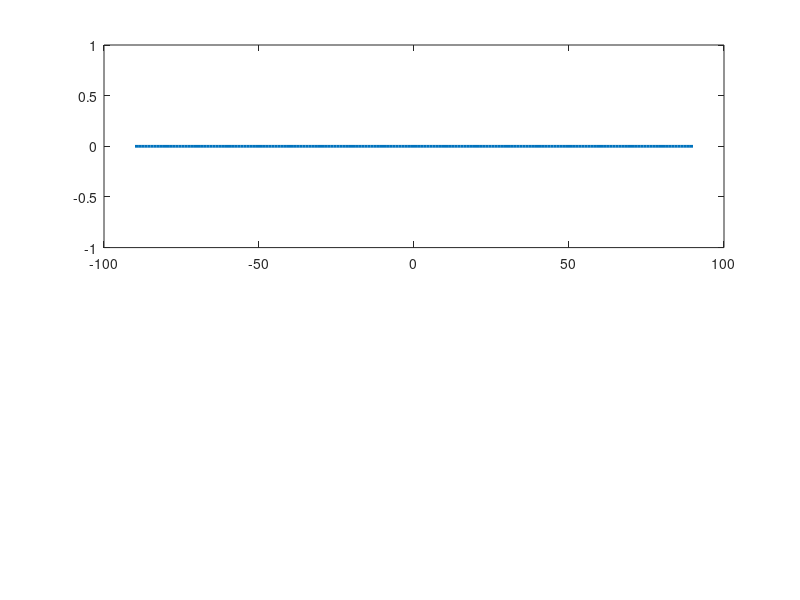

Write MATLAB code to recreate this figure. (Note: this script raises an error after producing the figure.)
% ======================================================================= %
% Script:   FullDemo_0408_v12_ESPRIT
% Function: Version 12 - ULA/ULA ESPRIT w/ integrated lidar
% Notes:    (1) ESPRIT replaces MUSIC for DOA estimation
%           (2) Spatial spectrum computed separately for display only
%           (3) FB averaging applied to covariance before ESPRIT
%           (4) Lidar uses Alden's linear regression algorithm w/
%               Capstoneociated functions
%           (5) Req. Functions:
%               get_range_v7
%               lidar_read_tf02_v7
%               tracker_step_v7
%           (6) Sim mode, tic toc retained from v11
% Author:   Parker Reeves / Logan
% Date:     04/08/2026
% ======================================================================= %

clear all
clear r;

SIM_MODE = true;

% ====================== RANGEFINDER INITIALIZATION ===================== %

if SIM_MODE == false
    try
        r = raspi('169.254.52.8','analog','analog');
        s_az = servo(r,13,'MinPulseDuration',5.44e-4,'MaxPulseDuration',2.40e-3);
        s_el = servo(r,12,'MinPulseDuration',5.44e-4,'MaxPulseDuration',2.40e-3);

        opts = struct();
        opts.el_offset = 0;      % tune if needed
        opts.max_move_az = 10;   % tune if needed
        opts.max_move_el = 5;    % tune if needed

        get_range_v7('reset');
        fprintf('Raspberry Pi detected\n');
    catch
        fprintf('Raspberry Pi not detected - LiDAR disabled\n');
        r = [];
        opts_in = struct();
    end
else
        fprintf('Sim Mode True - LiDAR disabled\n');
        r = [];
        opts_in = struct();
end

% ==================== ARRAY INITIALIZATION ============================= %

c      = 3e8;
f      = 2.4e9;
lambda = c/f;

M     = 4;
d     = 0.5;        % half-wavelength spacing
k     = 2*pi/lambda;
delta = d*lambda;
J     = fliplr(eye(M));

num_sources = 1;    % number of sources to estimate

% ========================= SIGNAL RECEPTION / AUTO SIM MODE ============ %

if SIM_MODE == false

    try
        Y_1 = adi.FMComms5.Rx('uri','ip:192.168.0.101');
        Y_1.EnabledChannels = [1 2 3 4];

        Y_2 = adi.FMComms5.Rx('uri','ip:192.168.1.101');
        Y_2.EnabledChannels = [1 2 3 4];

        fprintf('Hardware detected - running in LIVE MODE\n');

    catch

        SIM_MODE = true;
        fprintf('Hardware not detected - running in SIMULATION MODE\n');

        sim_az      = -60;
        sim_el      = -30;
        sim_az_step = 0.25;
        sim_el_step = 0.05;
        sim_snr     = 12;
        N_snap      = 32768;

    end

else

    sim_az      = -60;
    sim_el      = -30;
    sim_az_step = 0.25;
    sim_el_step = 0.05;
    sim_snr     = 12;
    N_snap      = 32768;
    fprintf('Sim Mode True - running in SIMULATION MODE\n');

end

phi_scan   = -90:1:90;
theta_scan = -90:1:90;

% Averaging buffer for ESPRIT estimates (same Navg idea as Logan's demo)
Navg   = 10;
az_hist = nan(Navg, num_sources);
el_hist = nan(Navg, num_sources);

% =========================== INITIALIZE PLOTS =========================== %

figure;

subplot(2,1,1)
h1 = plot(phi_scan, zeros(size(phi_scan)), ...
          'LineWidth', 2, 'Color', [0 0.447 0.741]);
hold on;
h1_mark = xline(0, '--r', 'LineWidth', 1.5);
hold off;
grid on;
title('ULA ESPRIT Spatial Spectrum - Elevation');
xlabel('Elevation Angle (degrees)');
ylabel('Spectrum (dB)');
xlim([-90 90]);

subplot(2,1,2)
h2 = plot(theta_scan, zeros(size(theta_scan)), ...
          'LineWidth', 2, 'Color', [0 0.447 0.741]);
hold on;
h2_mark = xline(0, '--r', 'LineWidth', 1.5);
hold off;
grid on;
title('ULA ESPRIT Spatial Spectrum - Azimuth');
xlabel('Azimuth Angle (degrees)');
ylabel('Spectrum (dB)');
xlim([-90 90]);

n_cycles = 0;
avg_time  = 0;

% ============================== MAIN LOOP ============================== %

while true

    tic

    spectrum_1 = zeros(size(theta_scan)); % AZ display spectrum
    spectrum_2 = zeros(size(phi_scan));   % EL display spectrum

    % ==================== DATA CAPTURE OR SIMULATION =================== %

    if SIM_MODE
        sim_az = sim_az + sim_az_step;
        sim_el = sim_el + sim_el_step;
        if sim_az >  90 || sim_az < -90, sim_az_step = -sim_az_step; end
        if sim_el >  90 || sim_el < -90, sim_el_step = -sim_el_step; end

        a_az_true = exp(-1j*k*(0:M-1)'*delta*sind(sim_az));
        a_el_true = exp(-1j*k*(0:M-1)'*delta*sind(sim_el));

        noise_pwr = 10^(-sim_snr/10);
        s_sim_az  = (randn(1, N_snap) + 1j*randn(1, N_snap)) / sqrt(2);
        s_sim_el  = (randn(1, N_snap) + 1j*randn(1, N_snap)) / sqrt(2);

        X_1 = (a_az_true * s_sim_az + sqrt(noise_pwr) * (randn(M, N_snap) + 1j*randn(M, N_snap)) / sqrt(2))';  % (N_snap x M)
        X_2 = (a_el_true * s_sim_el + sqrt(noise_pwr) * (randn(M, N_snap) + 1j*randn(M, N_snap)) / sqrt(2))';  % (N_snap x M)

    else
        X_1 = Y_1(); % ULAAZ Data  (N_snap x M)
        X_2 = Y_2(); % ULAEL Data  (N_snap x M)
    end

    % ===================== ESPRIT DOA ESTIMATION ======================= %
    % Data is (N_snap x M), ESPRIT expects (M x N_snap), so transpose.

    [est_AZ, spectrum_1] = esprit_doa(X_1.', num_sources, d, theta_scan);
    [est_EL, spectrum_2] = esprit_doa(X_2.', num_sources, d, phi_scan);

    % Running average (same as Logan's Navg buffer)
    az_hist = [az_hist(2:end,:); est_AZ(:).'];
    el_hist = [el_hist(2:end,:); est_EL(:).'];
    est_AZ_avg = mean(az_hist, 1, 'omitnan');
    est_EL_avg = mean(el_hist, 1, 'omitnan');

    % =========================== VISUALIZATION ========================= %

    set(h1, 'YData', spectrum_1);
    h1_mark.Value = est_EL_avg(1);

    set(h2, 'YData', spectrum_2);
    h2_mark.Value = est_AZ_avg(1);

    drawnow limitrate

    % ===================== LIDAR / SIM DISTANCE ======================== %

    if SIM_MODE
        dist_cm = norm([sim_az, sim_el]) * 10;
        fprintf('Estimated Distance: %.1f cm (simulated)\n', dist_cm);
    else
        az_in = est_AZ_avg(1);
        el_in = est_EL_avg(1);

        [dist_cm, strength, cmd_az, cmd_el, status] = ...
            get_range_v7(r, az_in, el_in, s_az, s_el, opts);

        fprintf('az_in=%.2f el_in=%.2f cmd_az=%.2f cmd_el=%.2f dist=%.1f str=%.0f no_action=%d\n', ...
            az_in, el_in, cmd_az, cmd_el, dist_cm, strength, status.track.no_action);
        fprintf('Estimated Distance: %.1f cm\n', dist_cm);
    end

    fprintf('Estimated Azimuth:   %.2f deg  (avg: %.2f)\n', est_AZ(1), est_AZ_avg(1));
    fprintf('Estimated Elevation: %.2f deg  (avg: %.2f)\n', est_EL(1), est_EL_avg(1));

    if SIM_MODE
        fprintf('True Azimuth:      %.2f deg\n', sim_az);
        fprintf('True Elevation:    %.2f deg\n', sim_el);
    end

    % ====================== TICK-TOCK REPORT =========================== %

    elapsed   = toc;
    n_cycles  = n_cycles + 1;
    avg_time  = avg_time + (elapsed - avg_time) / n_cycles;

    fprintf('DOA Cycle Time: %.4f s  (%.1f Hz)  |  Avg: %.4f s\n', ...
             elapsed, 1/elapsed, avg_time);

    pause(0.05)

end


% ======================================================================= %
% Local Function: esprit_doa
%
% Inputs:
%   rx_m        - (M x N) complex data matrix, M antennas, N snapshots
%   num_sources - number of sources to estimate
%   d           - element spacing in wavelengths (0.5 = half-wavelength)
%   scan_angles - vector of angles (deg) for display spectrum only
%
% Outputs:
%   doa_deg     - estimated DOA(s) in degrees (1 x num_sources)
%   sp_dB       - spatial spectrum in dB over scan_angles (for display)
% ======================================================================= %
function [doa_deg, sp_dB] = esprit_doa(rx_m, num_sources, d, scan_angles)

    [M, N] = size(rx_m);

    % Covariance with FB averaging
    R = (rx_m * rx_m') / N;
    J = flipud(eye(M));
    R = 0.5 * (R + J * conj(R) * J);

    % Eigendecomposition, sort descending
    [U, D] = eig(R);
    [~, idx] = sort(diag(D), 'descend');
    U = U(:, idx);
    Es = U(:, 1:num_sources);   % signal subspace

    % ESPRIT selection matrices (overlapping subarrays)
    J1 = [eye(M-1), zeros(M-1, 1)];
    J2 = [zeros(M-1, 1), eye(M-1)];

    E1 = J1 * Es;
    E2 = J2 * Es;

    % Solve for rotation matrix Psi
    Psi = pinv(E1) * E2;
    ev  = eig(Psi);

    % Convert eigenvalue phases to angles
    u = angle(ev) / (2 * pi * d);
    u = max(min(real(u), 1), -1);   % clamp to valid sind range
    doa_deg = sort(asind(u)).';      % (1 x num_sources)

    % Spatial spectrum for display (Capon/CBF using R, not MUSIC pseudospectrum)
    pos = (-(M-1)/2 : (M-1)/2).';
    sp  = zeros(size(scan_angles));
    for i = 1:numel(scan_angles)
        th   = scan_angles(i) * pi / 180;
        a    = exp(1j * 2 * pi * d * pos * sin(th));
        sp(i) = real(a' * R * a);
    end
    sp    = sp ./ max(sp + eps);
    sp_dB = 10 * log10(sp);

end
